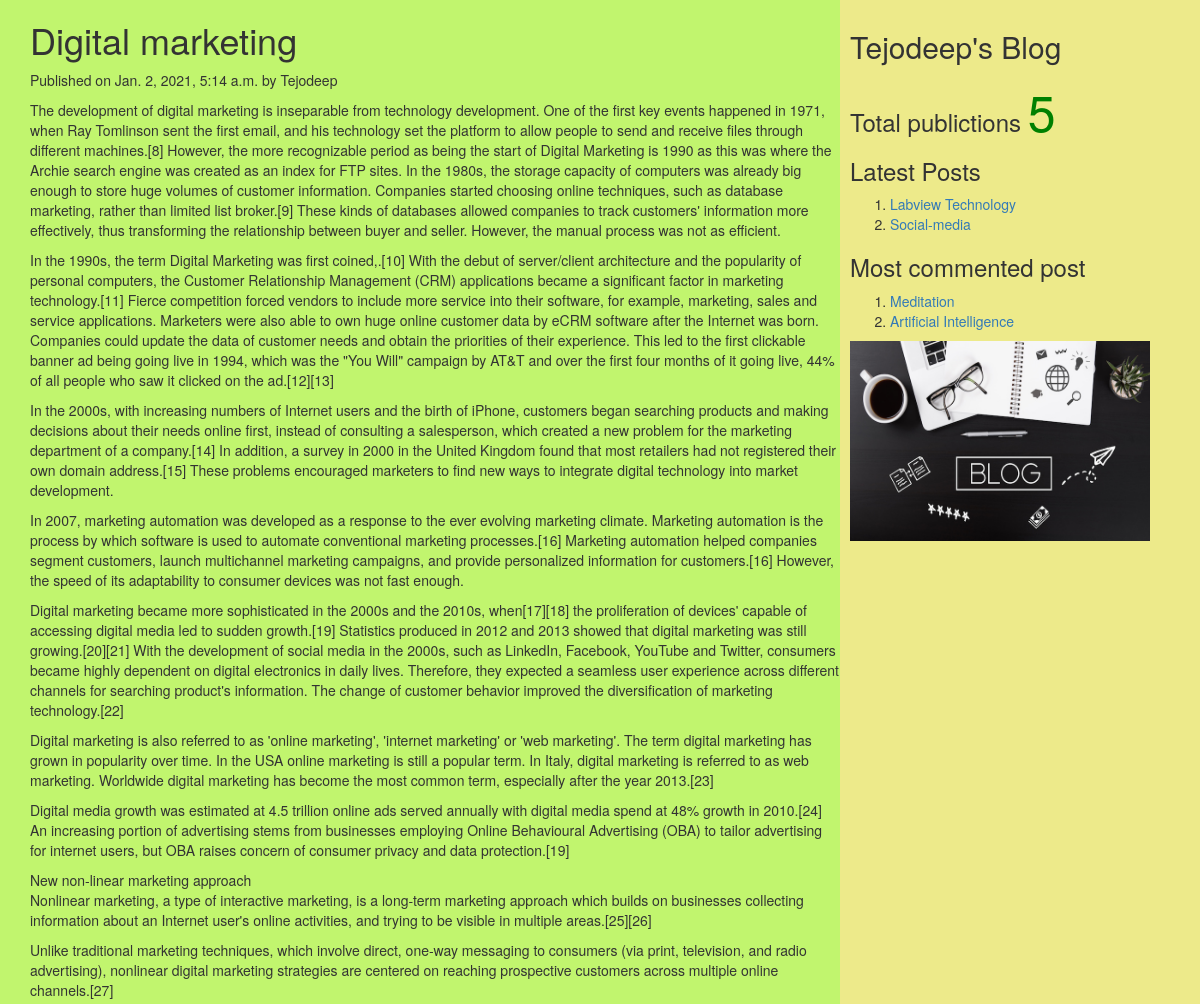
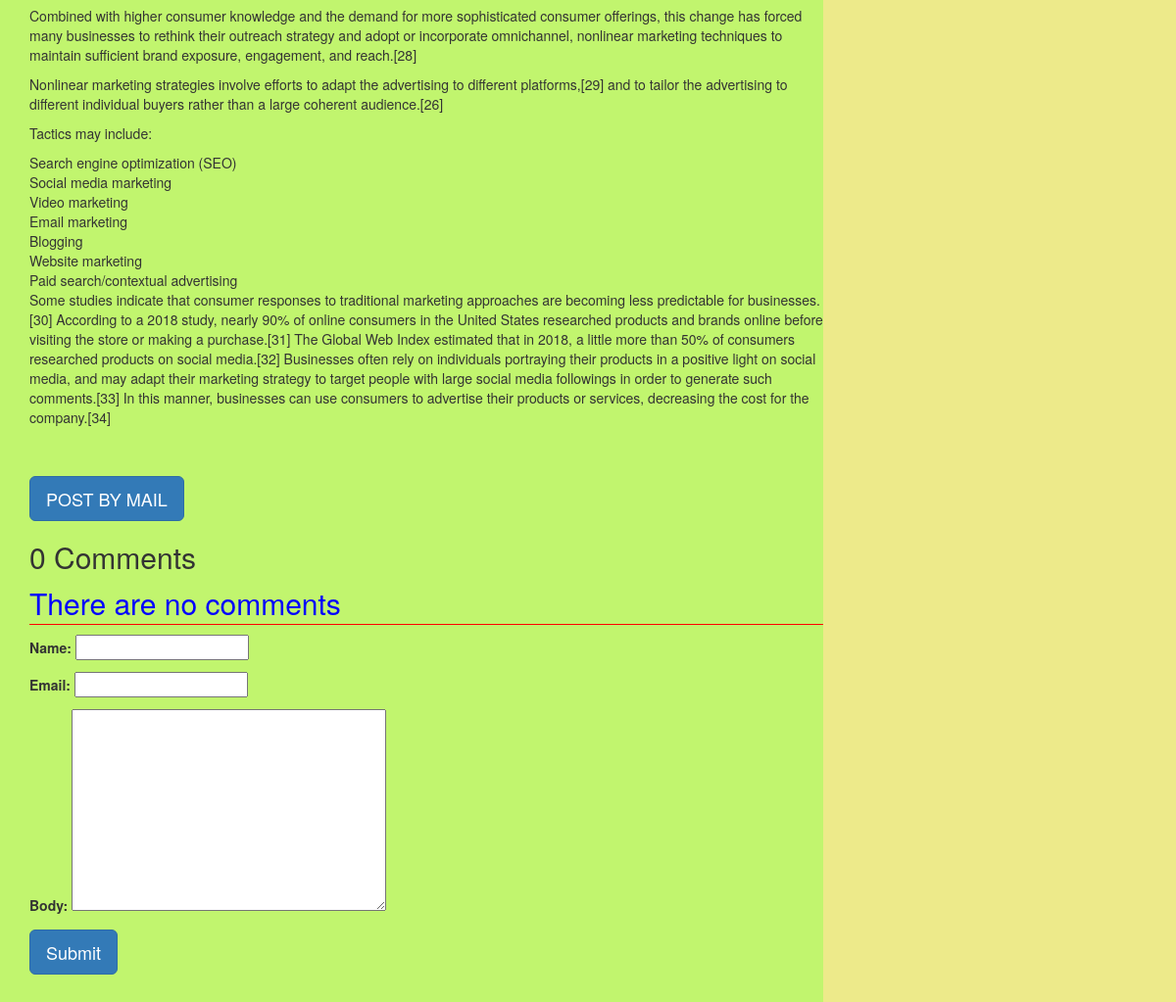
The page /2021/01/02/digital-marketing on the database its author committed (2 pictures, top to bottom).
### myApp/models.py (models this page shows, shortened)
class Post(models.Model):
          tags=TaggableManager()
          STATUS_CHOICES=(('draft','Draft'),('published','Published'))
          title=models.CharField(max_length=256)
          slug=models.SlugField(max_length=264,unique_for_date='publish')
          author=models.ForeignKey(User,related_name='blog_posts',on_delete= models.CASCADE)
          body=models.TextField()
          publish=models.DateTimeField(default=timezone.now)
          created=models.DateTimeField(auto_now_add=True)
          updated=models.DateTimeField(auto_now=True)
          status= models.CharField(max_length=10,choices=STATUS_CHOICES,default='draft')
          objects=CustomManager()
          class Meta:
                ordering=('-publish',)
          def get_absolute_url(self):
                return reverse('post_detail',args=[self.publish.year,self.publish.strftime('%m'),self.publish.strftime('%d'),self.slug])

### myApp/views.py (the view, shortened to what this page needs)
# urls.py: url(r'(?P<year>\d{4})/(?P<month>\d{2})/(?P<day>\d{2})/(?P<post>[-\w]+)',views.post_detail_view,name='post_detail'),
def post_detail_view(request,year,month,day,post):
    post=get_object_or_404(Post,slug=post,publish__year=year,publish__month=month,publish__day=day)
    comments=post.comments.filter(active=True)
    csubmit=False
    form=CommentForm()
    d={'post':post,'form':form,'csubmit':csubmit,'comments':comments}
    return render(request,'myApp/post_detail.html',d)

### myApp/forms.py
class CommentForm(forms.ModelForm):
    class Meta:
        model=Comment
        fields=('name','email','body')

### myApp/models.py (called while the page is built)
    def get_queryset(self):
        return super().get_queryset().filter(status='published')

### myApp/templatetags/mytags.py (called while the page is built)
@register.simple_tag
def total_posts():
    return Post.objects.count()

@register.inclusion_tag('myApp/latest_post.html')
def show_latest_posts(count=3):
    latest_posts=Post.objects.order_by('-publish')[:count]
    return {'latest_posts':latest_posts}

@register.simple_tag
def get_most_commented_posts(count=2):
    return Post.objects.annotate(total_comments=Count('comments')).order_by('-total_comments')[:count]

### template/myApp/post_detail.html (shortened to what this page needs)
<html>
    {%extends 'myApp/parent.html'%}
        {%block content_block%}
        <h1>{{post.title}}</h1>
        <p>Published on {{post.publish}} by {{post.author|title}}</p>
        {{post.body|linebreaks}} <br><br>
        <a href="/{{post.id}}/share" class='btn btn-lg btn-primary'>POST BY MAIL</a>
        {%with comments.count as comments_count%}
        <h2>{{comments_count}} Comment{{comments_count|pluralize}}</h2>
        {%endwith%}
        {%if comments%}
         {%for c in comments%}
         <p>Comment {{forloop.counter}} by {{c.name}}</p>
        <div>{{c.body|linebreaks}}</div>
        <hr>
        {%endfor%}
        {%else%}
         <p style="color:blue;font-size:30px;font-style:bold;border-bottom:1px red solid;">There are no comments</p>
        {%endif%}
         {%if csubmit%}
         <h2>Thank you..Your comment has been added successfully!!</h2>
         {%else%}
         <form  method="post">
           {{form.as_p}}
           <input type="submit" class='btn btn-lg btn-primary' value="Submit">
         </form>
         {%endif%}
        {%endblock%}

### template/myApp/parent.html (shortened to what this page needs)
<html>
{%load static%}
{%load mytags%}
    <head>
        <link rel="stylesheet" href="https://maxcdn.bootstrapcdn.com/bootstrap/3.3.7/css/bootstrap.min.css">
    </head>
    <body>
        <div class="content" style="width:70%;float:left;background-color:#c1f56e;height:300%;padding:0 0 0 30px">
              {%block content_block%}
              {%endblock%}
        </div>
        <div class="sidebar" style="width:30%;float:right;background-color:#edea8a;height:300%;padding:10px">
            <h2>Tejodeep's Blog</h2>
            <h3>Total publictions
              <span style="color:green;font-size:50px">
              {%total_posts%}</span>
              <h3>Latest Posts</h3>
              {% show_latest_posts 2 %}
              <h3>Most commented post</h3>
              {%get_most_commented_posts as m%}
              <ol>
                {%for post in m%}
                <li><a href="{{post.get_absolute_url}}">{{post.title}}</a></li>
                {%endfor%}
              </ol>
            </h3>
<img src="{% static "images/blog.jpg" %}" width="300px" height="200px"/>
        </div>
    </body>
</html>

### template/myApp/latest_post.html
<!DOCTYPE html>
<html lang="en" dir="ltr">
  <body>
    <ol>
    {%for post in latest_posts%}
    <li><a href="{{post.get_absolute_url}}">{{post.title}}</a></li>
    {%endfor%}
    </ol>
  </body>
</html>

### rows shown on the page
Post: title "Digital marketing", publish "Jan. 2, 2021, 5:14 a.m.", author "Tejodeep", body "The development of digital marketing is inseparable from technology development. One of the first key events happened in 1971, when Ray Tomlinson sent the first email, and his technology set the platform to allow people to send and receive files through different machines.[8] However, the more recognizable period as being the start of Digital Marketing is 1990 as this was where the Archie search engine was created as an index for FTP sites. In the 1980s, the storage capacity of computers was already big enough to store huge volumes of customer information. Companies started choosing online techniques, such as database marketing, rather than limited list broker.[9] These kinds of databases…"
Post: title "Labview Technology"
Post: title "Social-media"
Post: title "Meditation"
Post: title "Artificial Intelligence"

### other values the page prints
{{ comments_count }} "0"
